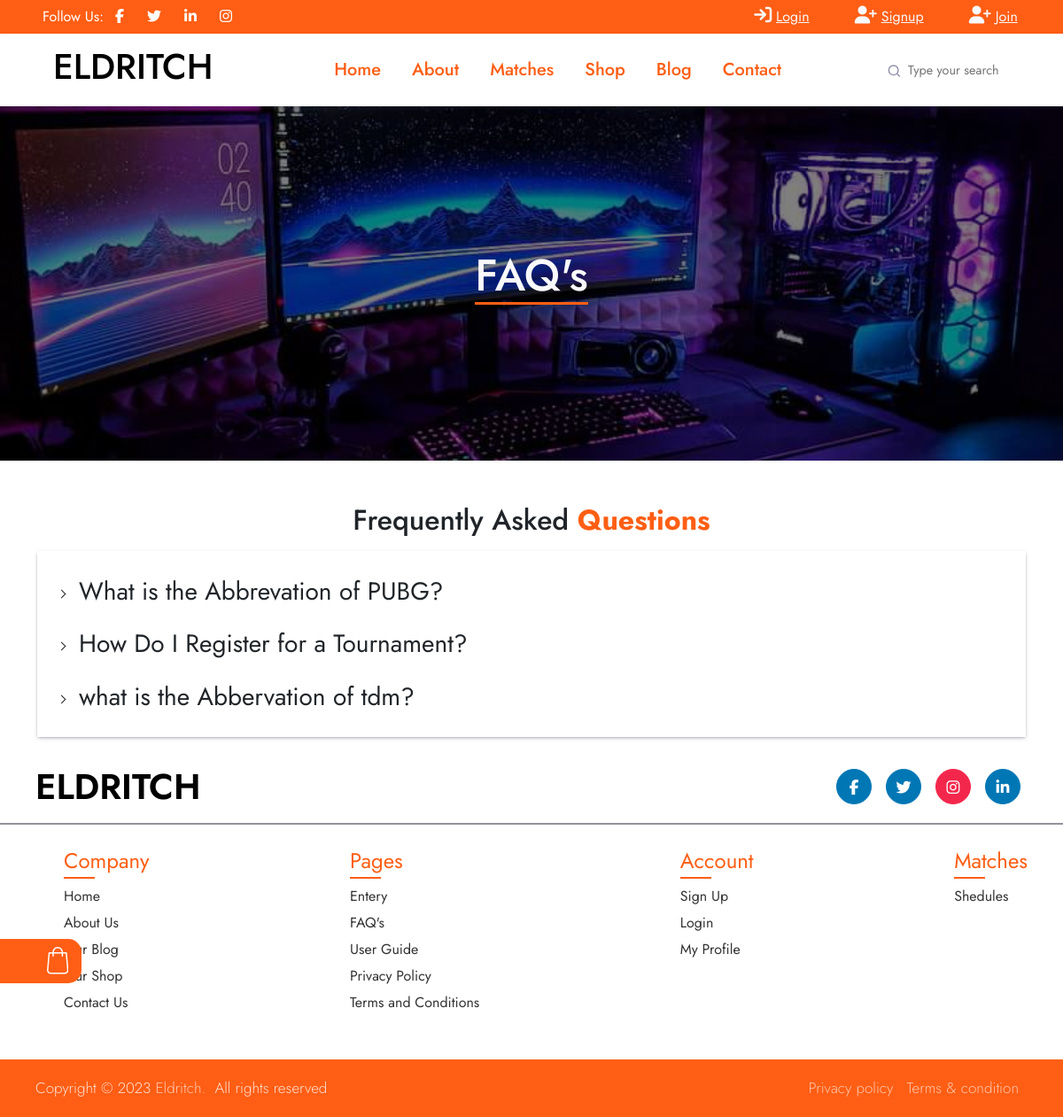
The page /faq-page.php on the database its author committed.
### tables this page shows
CREATE TABLE `manage_website` (
  `id` int(11) NOT NULL,
  `site_title` varchar(255) NOT NULL,
  `site_name` varchar(255) NOT NULL,
  `site_logo` varchar(255) NOT NULL,
  `site_email` varchar(255) NOT NULL,
  `site_address` varchar(255) NOT NULL,
  `site_description` varchar(255) NOT NULL,
  `site_phone` varchar(255) NOT NULL,
  `site_currency` varchar(255) NOT NULL
);

CREATE TABLE `manage_faqs` (
  `id` int(11) NOT NULL,
  `question` varchar(255) NOT NULL,
  `answer` text NOT NULL
);

### admin/include/database.php (called while the page is built, shortened)
<?php
    class Database{
        private $server = "localhost";
        private $user   = "root";
        private $pwd    = "";
        private $dbname = "gamming_project";
        private $mysqli = "";
        private $result = array();
        private $conn = false;
        public function __construct(){
            if(!$this->conn){
                $this->mysqli = new mysqli($this->server, $this->user, $this->pwd, $this->dbname);
                $this->conn = true;
            }else{
                return true;
            }
        }
        public function sql($sql){
            $query = $this->mysqli->query($sql);
            if($query){
                $this->result = $query->fetch_all(MYSQLI_ASSOC);
                return true;
            }else{
                array_push($this->result, $this->mysqli->error);
                return false;
            }
        }
        public function getResult(){
            $val = $this->result;
            $this->result = array();
            return $val;
        }
    }
?>

### user/include/auth-check.php (called while the page is built, shortened)
<?php
include('admin/include/database.php');
$myObj = new Database();

### faq-page.php (the view)
<?php
    include('user/include/header.php');
    $print_faqs = '';
    $myObj->sql("SELECT * FROM manage_faqs");
    $data   = $myObj->getResult();
    if($data > 0){
        foreach($data as $row){
            $question      = $row['question'];
            $answer        = $row['answer'];
            $print_faqs .='
                <li class="accordion-item">
                    <h3 class="accordion-thumb text-dark"><span class=""text-dark>'.$question.'</span></h3>
                    <p class="accordion-panel text-dark">
                        '.$answer.'
                    </p>
                </li>';
        }
    }
?>
<div class="container-fluid bannerBg" style="background: linear-gradient(rgba(0, 0, 0, 0.5), rgba(0, 0, 0, 0.5)),url(user/assets/images/shop/banner.jpg);">
    <div class="row">
        <div class="col text-light">
            <h1 class="title">FAQ's</h1>
        </div>
    </div>
</div>
<div class="container-fluid site-acordine ">
    <div class="container">
        <div class="row">
            <div class="col ">
                <h2 class="main-title text-center mt-5">Frequently Asked <strong>Questions</strong></h2>
                <ul class="accordion Box_Shadow p-3">
                    <?php echo $print_faqs; ?>
                </ul>
            </div>
        </div>
    </div>
</div>
<?php include('user\include\footer.php') ?>

### user/include/header.php (shortened to what this page needs)
<?php
    include('user/include/auth-check.php');
    $auth_check = false;
$myObj->sql("SELECT * From manage_website");
$run = $myObj->getResult();
if ($run > 0) {
    foreach ($run as $data) {
        $site_title   = $data['site_title'];
    }
}
$myObj->sql("SELECT * From manage_site_socials");
$runSocials = $myObj->getResult();
if ($runSocials > 0) {
    foreach ($runSocials as $data) {
        $facebook   = $data['facebook'];
        $twitter    = $data['twitter'];
        $linkd      = $data['linkd'];
        $insta      = $data['insta'];
    }
}
?>
<!DOCTYPE html>
<html lang="en">
<head>
    <link href="https://cdn.jsdelivr.net/npm/bootstrap@5.2.1/dist/css/bootstrap.min.css" rel="stylesheet"
 />
    <link href="https://cdnjs.cloudflare.com/ajax/libs/font-awesome/5.10.0/css/all.min.css" rel="stylesheet" />
    <link rel="stylesheet" href="https://cdnjs.cloudflare.com/ajax/libs/font-awesome/6.4.2/css/all.min.css"
 />
    <link href="https://cdn.jsdelivr.net/npm/bootstrap-icons@1.4.1/font/bootstrap-icons.css" rel="stylesheet" />
    <link href="https://cdn.jsdelivr.net/npm/simple-datatables@7.1.2/dist/style.min.css" rel="stylesheet" />
    <link href="user/assets/lib/owlcarousel/assets/owl.carousel.min.css" rel="stylesheet" />
    <link href="user/assets/lib/fancy-box/jquery.fancybox.min.css" rel="stylesheet" />
    <link rel="stylesheet" href="user/assets/css/style.css" />
</head>
<body>
    <div class="container-fluid top-bar px-0 py-1 py-lg-0">
        <div class="row g-0  d-flex topBarInner">
            <div class="col d-none d-lg-block ps-5 text-start topBarInner2">
                <div class="h-100 d-inline-flex align-items-center text-white topBarInner3">
                    <span>Follow Us:</span>
                    <a class="btn btn-link" href="<?php echo $facebook; ?>"><i class="fab fa-facebook-f"></i></a>
                    <a class="btn btn-link" href="<?php echo $twitter; ?>"><i class="fab fa-twitter"></i></a>
                    <a class="btn btn-link" href="<?php echo $linkd; ?>"><i class="fab fa-linkedin-in"></i></a>
                    <a class="btn btn-link" href="<?php echo $insta; ?>"><i class="fab fa-instagram"></i></a>
                </div>
            </div>
            <div class="col text-start">
            </div>
            <div class="col-8 col-md-4 text-center <?= $auth_check ? 'd-none' : 'd-flex' ?> align-items-center justify-content-evenly">
                <div>
                    <i class="fa-solid fa-arrow-right-to-bracket fs-5 text-light"></i>
                    <a href="login.php" class="text-light me2">
                        Login
                    </a>
                </div>
                <div>
                    <i class="fa-solid fa-user-plus fs-5 text-light"></i>
                    <a href="signup.php" class="text-light me2">
                        Signup
                    </a>
                </div>
                <div>
                    <i class="fa-solid fa-user-plus fs-5 text-light"></i>
                    <a href="candidate.php" class="text-light me2">
                        Join
                    </a>
                </div>
            </div>
        </div>
    </div>
    <div class="container-fluid g-0 " id="nav-sticky">
        <nav class="navbar navbar-expand-lg">
            <div class="container-fluid">
                <a class="navbar-brand" href="index.php">
                    <h1 class="ms-5"><?php echo $site_title; ?></h1>
                </a>
                <div class="collapse navbar-collapse" id="navbarTogglerDemo02">
                    <ul class="navbar-nav mx-auto mb-2 mb-lg-0">
                        <li class="nav-item Header-item">
                            <a class="menu-item active" href="index.php">Home</a>
                        </li>
                        <li class="nav-item Header-item">
                            <a class="menu-item" href="about.php">About</a>
                        </li>
                        <li class="nav-item Header-item">
                            <a class="menu-item" href="shedule.php">Matches</a>
                        </li>
                        <li class="nav-item Header-item">
                            <a class="menu-item" href="shop.php">Shop</a>
                        </li>
                        <li class="nav-item Header-item">
                            <a class="menu-item" href="blog.php">Blog</a>
                        </li>
                        <li class="nav-item Header-item">
                            <a class="menu-item" href="contact.php">Contact</a>
                        </li>
                    </ul>
                    <form class="search-form" method="GET" action="search.php">
                        <button class="search-button">
                            <svg width="17" height="16" fill="none" xmlns="http://www.w3.org/2000/svg" role="img"
                                aria-labelledby="search">
                                <path
                                    d="M7.667 12.667A5.333 5.333 0 107.667 2a5.333 5.333 0 000 10.667zM14.334 14l-2.9-2.9"
                                    stroke="currentColor" stroke-width="1.333" stroke-linecap="round"
                                    stroke-linejoin="round"></path>
                            </svg>
                        </button>
                        <input class="search-input w-100" placeholder="Type your search" name="search" required="" type="text">
                    </form>
                </div>
            </div>
        </nav>
    </div>
    <div id="cart">
        <a href="my-cart.php" data-quantity="" class="Cart_Btn text-decoration-none">
        </a>
    </div>

### user/include/footer.php (shortened to what this page needs)
<footer>
    <div class="content">
        <div class="top">
            <div class="logo-details">
                <span class="logo_name text-capitalize"><?php echo $site_title; ?></span>
            </div>
            <div class="media-icons">
                <a href="<?php echo $facebook; ?>"><i class="fab fa-facebook-f"></i></a>
                <a href="<?php echo $twitter; ?>"><i class="fab fa-twitter"></i></a>
                <a href="<?php echo $insta; ?>"><i class="fab fa-instagram"></i></a>
                <a href="<?php echo $linkd; ?>"><i class="fab fa-linkedin-in"></i></a>
            </div>
        </div>
        <div class="link-boxes">
            <ul class="footer_box">
                <li class="link_name">Company</li>
                <li><a href="index.php">Home</a></li>
                <li><a href="about.php">About Us</a></li>
                <li><a href="blog.php">Our Blog</a></li>
                <li><a href="shop.php">Our Shop</a></li>
                <li><a href="contact.php">Contact Us</a></li>
            </ul>
            <ul class="footer_box">
                <li class="link_name">Pages</li>
                <li><a href="candidate.php">Entery</a></li>
                <li><a href="faq-page.php">FAQ's</a></li>
                <li><a href="user-guide.php">User Guide</a></li>
                <li><a href="policy.php">Privacy Policy</a></li>
                <li><a href="terms-and-condition.php">Terms and Conditions</a></li>
            </ul>
            <ul class="footer_box">
                <li class="link_name">Account</li>
                <li><a href="signup.php">Sign Up</a></li>
                <li><a href="login.php">Login</a></li>
                <li><a href="user-profile.php">My Profile</a></li>
            </ul>
            <ul class="footer_box">
                <li class="link_name">Matches</li>
                <li><a href="Shedule.php">Shedules</a></li>
            </ul>
        </div>
    </div>
    <div class="bottom-details">
        <div class="bottom_text">
            <span class="copyright_text">Copyright © 2023 <a href="#">Eldritch.</a>All rights reserved</span>
            <span class="policy_terms">
                <a href="policy.php">Privacy policy</a>
                <a href="terms-and-condition.php">Terms &amp; condition</a>
            </span>
        </div>
    </div>
</footer>
</body>
</html>

### rows shown on the page
manage_website: site_title "ELDRITCH"
manage_faqs: question "What is the Abbrevation of PUBG?"
manage_faqs: question "How Do I Register for a Tournament?"
manage_faqs: question "what is the Abbervation of tdm?"
